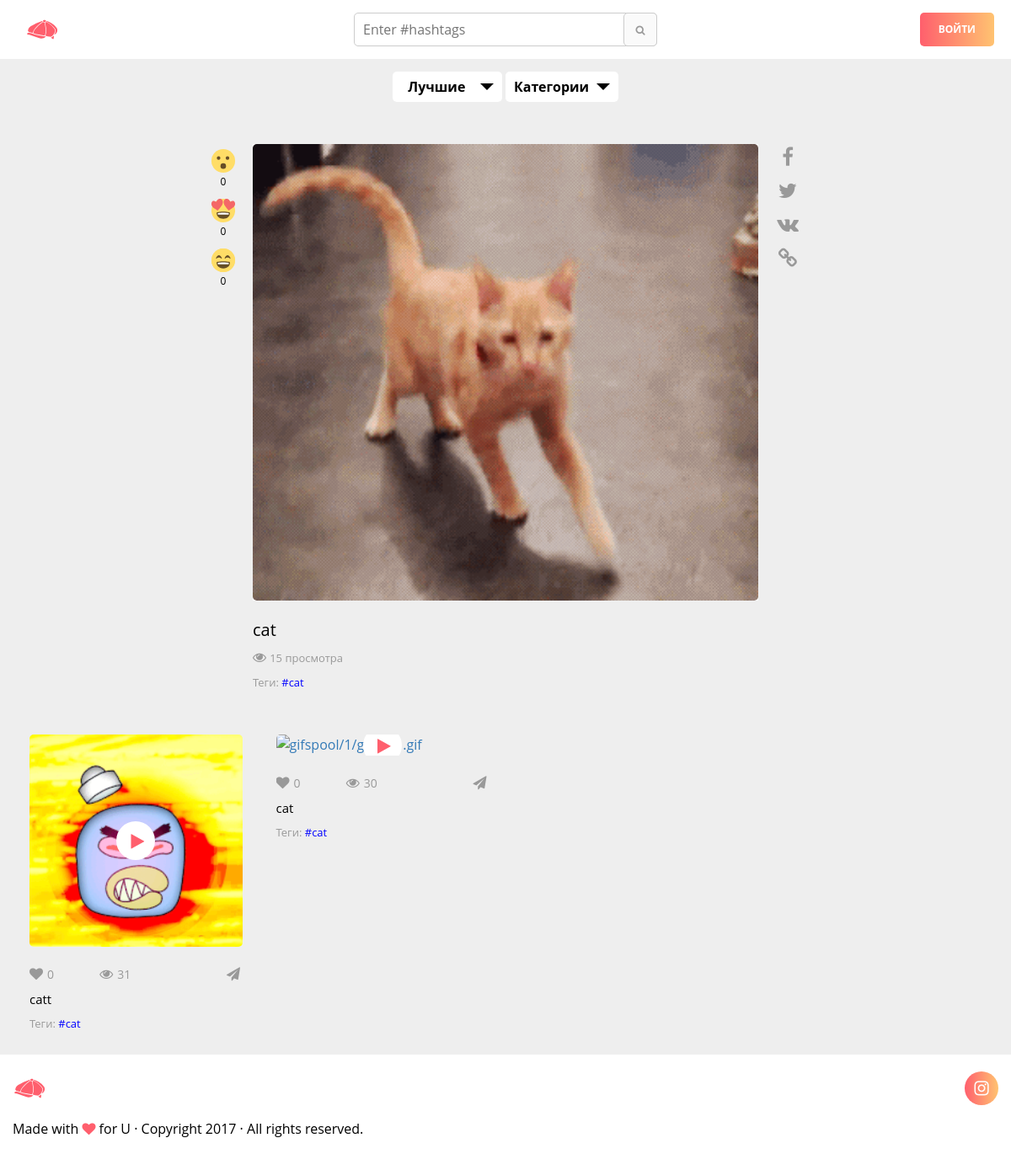
The page /1-cat/ on the database its author committed.
### gifspool/models.py (models this page shows, shortened)
class Gif(models.Model):
    category = models.ForeignKey(Category, on_delete=models.CASCADE, blank=True, null=True,)
    creator = models.ForeignKey(User, default='')
    name = models.CharField(max_length=30)
    tags = models.CharField(max_length=300, blank = True)
    upload_date = models.DateTimeField(auto_now_add=True, blank = True)
    likes_by = models.TextField(default='', blank = True)
    likes = models.IntegerField(default=0)
    shocked = models.IntegerField(default=0)
    loved = models.IntegerField(default=0)
    laugh = models.IntegerField(default=0)
    post_to = models.BooleanField(default=None)
    gif_file = models.FileField(upload_to=user_directory_path)
    mp4_file_url = models.CharField(max_length=60, null=True, blank = True)
    jpg_path = models.CharField(max_length=60, default="", null=True, blank = True)
    jpg_url = models.CharField(max_length=60, default="", null=True, blank = True)
    views = models.IntegerField(default=0, blank=True, null=True,)
    hashtags = models.ManyToManyField(Hashtag, through='GifHashtagLinker', related_name = 'gifs_hashtag', blank=True )
    liked_by = models.ManyToManyField(User, through='Like', related_name = 'liked_by_user', blank=True)
    prev_gif = models.IntegerField(default=None, null=True, blank = True)
    next_gif = models.IntegerField(default=None, null=True, blank = True)
    def save(self, *args, **kwargs):
        super(Gif, self).save(*args, **kwargs)
        path = self.gif_file.path
        file_url = self.gif_file.url
        new_path = os.path.splitext(path)[0]
        new_file_url = os.path.splitext(file_url)[0]
        self.prev_gif = self.pk-1#Gif.objects.get(pk=int(pk)-1)
        self.next_gif = self.pk+1
        try:
            cache.set('to_update', True)
        except redis.exceptions.ConnectionError:
            pass
        if os.path.splitext(path)[1] == ".gif":
            if not os.path.isfile('%s.jpg'%new_path):
                gif_to_jpg(path, new_path)
                self.jpg_path = "%s.jpg"%new_path
                self.jpg_url = "%s.jpg"%new_file_url
        elif os.path.splitext(path)[1] == ".jpg":
            self.jpg_path = self.gif_file.path
            self.jpg_url = self.gif_file.url
        if not os.path.isfile('%s.mp4'%new_path):
            gif_to_mp4(path, new_path)
            self.mp4_file_url = self.gif_file.url.replace(".gif", ".mp4")

class Hashtag(models.Model):
    hashtag = models.CharField(max_length=60, unique = True)
    count = models.IntegerField(default=1)
    def __str__(self):
        return self.hashtag

### gifspool/views.py (the view, shortened to what this page needs)
# urls.py: url(r'^(?P<pk>[^/]+)-(?P<name>[^/]+)/$', views.OneGif.as_view(), name='onegif'),
class OneGif(Tags):
    def make_view(self, gif, user, ip_address):
        gif.views += 1
        gif.save()
        try:
            if isinstance(user, AnonymousUser):
                view = GifView.objects.get(Q(gif=gif),Q(user=None),Q(ip_address=ip_address))
            else:
                view = GifView.objects.get(Q(gif=gif),Q(user=user),Q(ip_address=ip_address))
        except GifView.DoesNotExist:
            view = None
        if view:
            view.view_date = datetime.now(timezone.utc)
            view.save()
        else:
            if isinstance(user, AnonymousUser):
                GifView.objects.create(gif=gif, ip_address=ip_address)
            else:
                GifView.objects.create(gif=gif, user=user, ip_address=ip_address)
    def make_related(self, gif):
        related = list(set(OneGif.find_brute(gif.hashtags.all(), gif)))
        if len(related) > 4:
            self.context['related'] = []
            iter = 0
            while len(self.context['related']) < 4 and iter < 10:
                rand = random.choice(related)
                iter += 1
                if rand not in self.context['related']:
                    self.context['related'].append(rand)
                    related.remove(rand)
        else:
            self.context['related'] = related
    def make_next_prev(self, gif):
        try:
            self.context['prev_gif'] = Gif.objects.get(pk=gif.prev_gif)
        except (NameError, Gif.DoesNotExist):
            pass
        try:
            self.context['next_gif'] = Gif.objects.get(pk=gif.next_gif)
        except (NameError, Gif.DoesNotExist):
            pass
    def get(self, request, pk, name):
        gif = get_object_or_404(Gif,pk=pk,name=name)
        user = request.user
        ip_address = request.META['REMOTE_ADDR']
        OneGif.make_view(self, gif, user, ip_address)
        OneGif.make_related(self, gif)
        OneGif.make_next_prev(self, gif)
        self.context['gif'] = gif
        OneGif.is_authenticated(self, request)
        return render(request, "single.html", self.context)

### gifspool/make_media.py (called while the page is built)
def gif_to_mp4(path, new_path):
    try:
        clip = mp.VideoFileClip(path)
        clip.write_videofile("%s.mp4"%new_path)
    except OSError:
        pass

### gifspool/views.py (called while the page is built)
    def is_authenticated(self, request=None):
        is_authenticated = request.user.is_authenticated
        if is_authenticated:
            self.context["show"] = ('hide', 'show')
            self.context["user"] = request.user
            self.context["logged"] = is_authenticated
        else:
            self.context["show"] = ('show', 'hide')
            self.context["user"] = "U"
            self.context["logged"] = is_authenticated

    def find_brute(tags=None, gif_object=None):
        print(type(tags))
        if isinstance(tags, list):
            q_object = Q()
            for tag in tags:
                tag = tag[1:]
                q_object |= Q(hashtag = tag)
            hashtag_set = Hashtag.objects.filter(q_object)
        elif isinstance(tags, QuerySet):
            if tags.count() < 1:
                return tags
            hashtag_set = tags
        q_object = Q()
        for hashtag in hashtag_set:
            q_object |= Q(hashtag = hashtag.id)
        linkers = GifHashtagLinker.objects.filter(q_object)
        q_object = Q()
        for linker in linkers:
            q_object |= Q(gifhashtaglinker = linker.id)
            if gif_object:
                q_object &= ~Q(id = gif_object.id)
        gifs = Gif.objects.filter(q_object).order_by('-upload_date')
        return gifs

### gifspool/templates/single.html (shortened to what this page needs)
{% extends "base.html" %}
{% block content %}
    <main>
        <section class="section--single-gif">
            <div class="container-fluid">
                <div class="row">
                    <div class="col-lg-12">
                        <div class="gif_wrapper" id="single_gif">
                            <div class="gif_viewer">
                                <img class="gifplayer" src="{{ gif.gif_file.url }}" alt="{{ gif.gif_file.url }}">
                            </div>
                            <div class="gif_item_wrap">
                                <ul class="emoji_heart">
                                    <form method="post">{% csrf_token %}
                                        <li data-action="shocked">
                                            <a class="shocked" gif_id="{{ gif.id }}" gif_name="{{ gif.name }}" style="text-decoration: none">
                                                <img src="/static/img/emoji/shocked.svg" alt="">
                                                <span class="shocked_num">{{ gif.shocked }}</span>
                                            </a>
                                        </li>
                                        <li data-action="loved">
                                            <a class="loved" gif_id="{{ gif.id }}" gif_name="{{ gif.name }}" style="text-decoration: none">
                                                <img src="/static/img/emoji/loved.svg" alt="">
                                                <span class="loved_num">{{ gif.loved }}</span>
                                            </a>
                                        </li>
                                        <li data-action="laugh">
                                            <a class="laugh" gif_id="{{ gif.id }}" gif_name="{{ gif.name }}" style="text-decoration: none">
                                                <img src="/static/img/emoji/funny.svg" alt="">
                                                <span class="laugh_num">{{ gif.laugh }}</span>
                                            </a>
                                        </li>
                                    </form>
                                </ul>
                            </div>
                            <div class="gif_item__wrap_share">
                                <ul class="share_gif">
                                    <li data-share="facebook">
                                        <a class="soc_facebook" href="#"><i class="fa fa-facebook"></i></a>
                                    </li>
                                    <li data-share="twitter">
                                        <a class="soc_twitter" href="#"><i class="fa fa-twitter"></i></a>
                                    </li>
                                    <li data-share="vkontakte">
                                        <a class="soc_vkontakte" href="#"><i class="fa fa-vk"></i></a>
                                    </li>
                                    <li data-share="copy">
                                        <a class="soc_copy" href="#"><i class="fa fa-link"></i></a>
                                    </li>
                                </ul>
                            </div>
                            <div class="gif_item_info">
                                <div class="gif_item_meta">
                                    {{ gif.name }}
                                </div>
                                <div class="gif_item_view">
                                    <i class="fa fa-eye"></i> <span>{{ gif.views }} просмотра</span>
                                </div>
                                <div class="gif_item_tags">
                                    <span>
                                        Теги:
                                    </span>
                                    {% for hashtag in gif.hashtags.all %}
                                        <a href="http://127.0.0.1:8000/search?tags=%23{{ hashtag.hashtag }}">#{{ hashtag }}</a>
                                    {% endfor %}
                                </div>
                            </div>
                        </div>
                    </div>
                </div>
            </div>
        </section>
        <section class="section--related">
            <div class="container">
                <div class="row">
                {% for gif in related %}
                    <div class="col-md-3 col-sm-6 col-xs-12">
                        <div id="grid-item">
                            <div class="gif_wrapper">
                                <div class="gif_viewer">
                                    <a href="{% url 'gifspool:onegif' gif.id gif.name%}">
                                        <ins class="play-gif"></ins>
                                    </a>
                                </div>
                                <div class="gif_item_info">
                                    <ul class="gif_item_wrap">
                                        <li class="gif_item_emoji">
                                            <i class="fa fa-heart"></i><span>{{ gif.likes }}</span>
                                        </li>
                                        <li class="gif_item_view">
                                            <i class="fa fa-eye"></i><span>{{ gif.views }}</span>
                                        </li>
                                        <li class="gif_item_share">
                                            <i class="fa fa-paper-plane"></i>
                                        </li>
                                    </ul>
                                    <div class="gif_item_meta">
                                        <a href="{% url 'gifspool:onegif' gif.id gif.name %}">{{ gif.name }}</a>
                                    </div>
                                    <div class="gif_item_tags">
                                        <span>
                                        Теги:
                                        </span>
                                        {% for hashtag in gif.hashtags.all %}
                                            <a href="http://127.0.0.1:8000/search?tags=%23{{ hashtag.hashtag }}">#{{ hashtag }}</a>
                                        {% endfor %}
                                    </div>
                                </div>
                            </div>
                        </div>
                    </div>
                {% endfor %}
                </div>
            </div>
        </section>
    </main>
{% endblock %}

### gifspool/templates/base.html (style rules this page uses)
html { font-family:sans-serif;-ms-text-size-adjust:100%;-webkit-text-size-adjust:100% }
body { margin:0 }
article,aside,details,figcaption,figure,footer,header,hgroup,main,menu,nav,section,summary { display:block }
a { background-color:transparent }
img { border:0 }
* { -webkit-box-sizing:border-box;-moz-box-sizing:border-box;box-sizing:border-box }
*:before,*:after { -webkit-box-sizing:border-box;-moz-box-sizing:border-box;box-sizing:border-box }
html { font-size:10px;-webkit-tap-highlight-color:rgba(0,0,0,0) }
body { font-family:"Helvetica Neue",Helvetica,Arial,sans-serif;font-size:14px;line-height:1.42857143;color:#333;background-color:#fff }
a { color:#337ab7;text-decoration:none }
img { vertical-align:middle }
.container { margin-right:auto;margin-left:auto;padding-left:15px;padding-right:15px }
@media (min-width:768px) { .container { width:750px } }
@media (min-width:992px) { .container { width:970px } }
@media (min-width:1200px) { .container { width:1170px } }
.container-fluid { margin-right:auto;margin-left:auto;padding-left:15px;padding-right:15px }
.row { margin-left:-15px;margin-right:-15px }
.col-xs-1, .col-sm-1, .col-md-1, .col-lg-1, .col-xs-2, .col-sm-2, .col-md-2, .col-lg-2, .col-xs-3, .col-sm-3, .col-md-3, .col-lg-3, .col-xs-4, .col-sm-4, .col-md-4, .col-lg-4, .col-xs-5, .col-sm-5, .col-md-5, .col-lg-5, .col-xs-6, .col-sm-6, .col-md-6, .col-lg-6, .col-xs-7, .col-sm-7, .col-md-7, .col-lg-7, .col-xs-8, .col-sm-8, .col-md-8, .col-lg-8, .col-xs-9, .col-sm-9, .col-md-9, .col-lg-9, .col-xs-10, .col-sm-10, .col-md-10, .col-lg-10, .col-xs-11, .col-sm-11, .col-md-11, .col-lg-11, .col-xs-12, .col-sm-12, .col-md-12, .col-lg-12 { position:relative;min-height:1px;padding-left:15px;padding-right:15px }
.col-xs-1, .col-xs-2, .col-xs-3, .col-xs-4, .col-xs-5, .col-xs-6, .col-xs-7, .col-xs-8, .col-xs-9, .col-xs-10, .col-xs-11, .col-xs-12 { float:left }
.col-xs-12 { width:100% }
@media (min-width:768px) { .col-sm-1, .col-sm-2, .col-sm-3, .col-sm-4, .col-sm-5, .col-sm-6, .col-sm-7, .col-sm-8, .col-sm-9, .col-sm-10, .col-sm-11, .col-sm-12 { float:left } }
@media (min-width:768px) { .col-sm-6 { width:50% } }
@media (min-width:992px) { .col-md-1, .col-md-2, .col-md-3, .col-md-4, .col-md-5, .col-md-6, .col-md-7, .col-md-8, .col-md-9, .col-md-10, .col-md-11, .col-md-12 { float:left } }
@media (min-width:992px) { .col-md-3 { width:25% } }
@media (min-width:1200px) { .col-lg-1, .col-lg-2, .col-lg-3, .col-lg-4, .col-lg-5, .col-lg-6, .col-lg-7, .col-lg-8, .col-lg-9, .col-lg-10, .col-lg-11, .col-lg-12 { float:left } }
@media (min-width:1200px) { .col-lg-12 { width:100% } }
.clearfix:before,.clearfix:after,.container:before,.container:after,.container-fluid:before,.container-fluid:after,.row:before,.row:after { content:" ";display:table }
.clearfix:after,.container:after,.container-fluid:after,.row:after { clear:both }

### rows shown on the page
Gif: gif_file (picture), shocked "0", loved "0", laugh "0", name "cat", views "15"
Hashtag: hashtag "cat"
Gif: likes "0", views "31", name "catt"
Gif: likes "0", views "30", name "cat"

### other values the page prints
{{ user }} "U"
